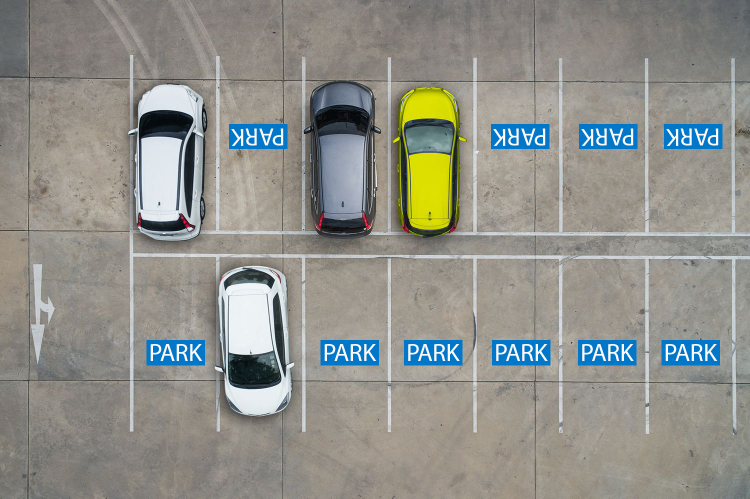
#> input picture media/5.png, 1500 x 997 px, given in place of test.mp4, which was not available (shown at 1/2 size)
$ python car.py
#> lines starting #> are read from the running program, lines starting #| are printed output that depends on the picture; after the words box and inside, x2 and y2 are one past the last pixel; in counts of white or black regions, pixels touching at a corner belong together; pictures that were not available may be replaced by others from this repository, and a replacement may not be noted
import numpy as np
import cv2

cascade_src = 'cars.xml'
video = 'media/test.mp4'


def detectCars(filename):
#> called with filename = 'media/test.mp4'
  rectangles = []
  cascade = cv2.CascadeClassifier(cascade_src)

  vc = cv2.VideoCapture(filename)

  if vc.isOpened():
      rval , frame = vc.read()
#> frame is the input picture: shape (997, 1500, 3); mean B, G, R 138.3, 144.6, 144.1
  else:
      rval = False


  while rval:
    rval, frame = vc.read()
    #frameHeight, frameWidth, fdepth = frame.shape

    # Resize
    frame = cv2.resize(frame, ( 600,  400 ))
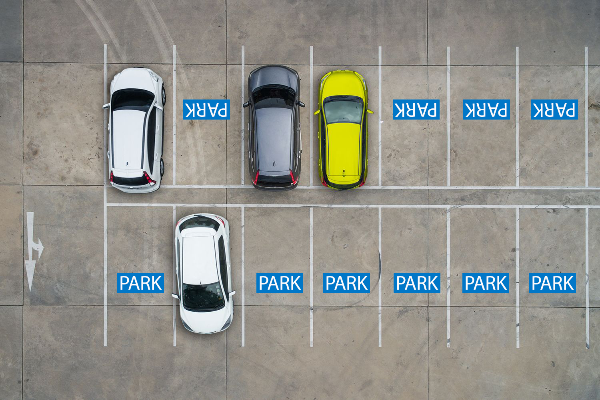
#> frame: shape (400, 600, 3); mean B, G, R 138.2, 144.5, 144.1
    gray = cv2.cvtColor(frame, cv2.COLOR_BGR2GRAY)
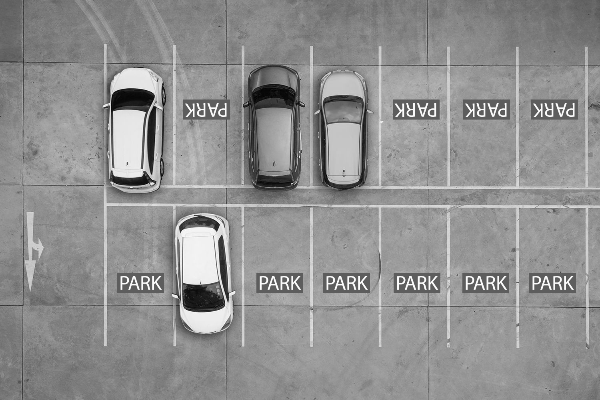
#> gray: shape (400, 600); min 1, max 252, mean 143.7

    # haar detection.
    cars = cascade.detectMultiScale(gray, 1.3, 3)
#> cars = [[182, 294, 48, 48], [109, 150, 44, 44], [248, 134, 57, 57]]


    for (x, y, w, h) in cars:
      cv2.rectangle(frame, (x, y), (x+w, y+h), (0, 0, 255), 2)
#> this loop made 3 passes
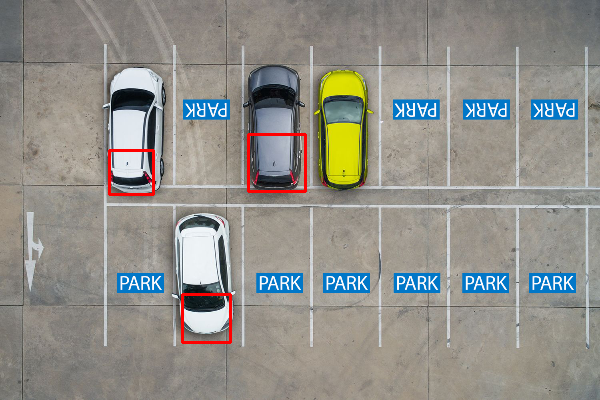
#> frame: shape (400, 600, 3); 0.74% of pixels changed, all inside (x1, y1, x2, y2) = (108, 133, 307, 344)


    # show result
    cv2.imshow("Result",frame)
    #cv2.imshow("gray",gray)

    if cv2.waitKey(33) == ord('q'):
#> (key q is pressed here)
      break

  vc.release()


detectCars(video)

$ run again, on media/6.png
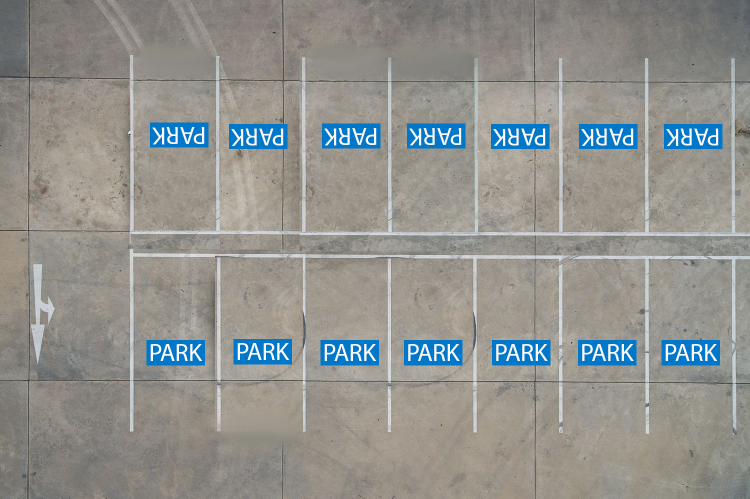
#> input picture media/6.png, 1500 x 997 px, given in place of test.mp4, which was not available (shown at 1/2 size)
#> in detectCars, frame is the input picture: shape (997, 1500, 3); mean B, G, R 142.5, 146.2, 145.5
#> in detectCars, `frame = cv2.resize(frame, ( 600,  400 ))`:
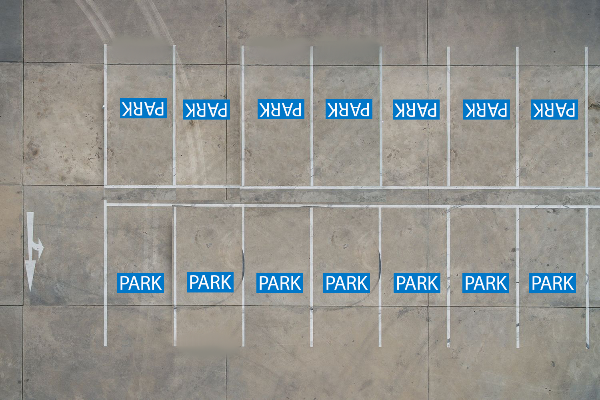
#> frame: shape (400, 600, 3); mean B, G, R 142.4, 146.1, 145.5
#> in detectCars, `gray = cv2.cvtColor(frame, cv2.COLOR_BGR2GRAY)`:
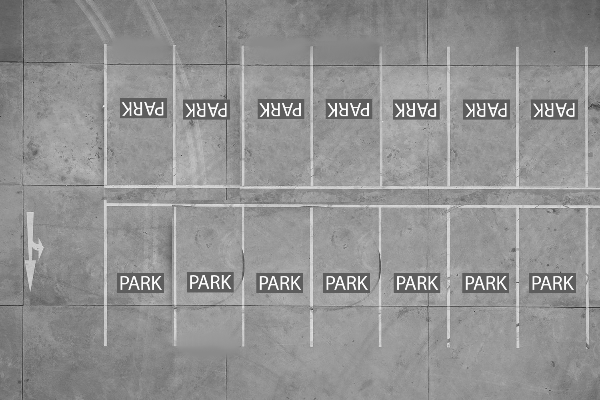
#> gray: shape (400, 600); min 42, max 251, mean 145.5
#> cars = ()
